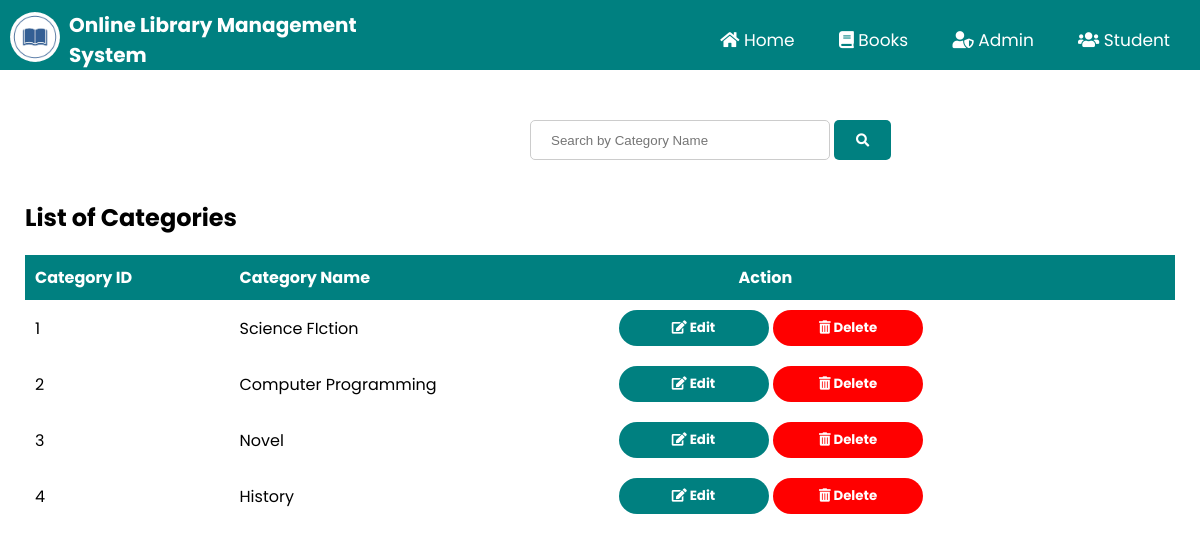
Before: /php/manage_categories.php with the older database file.
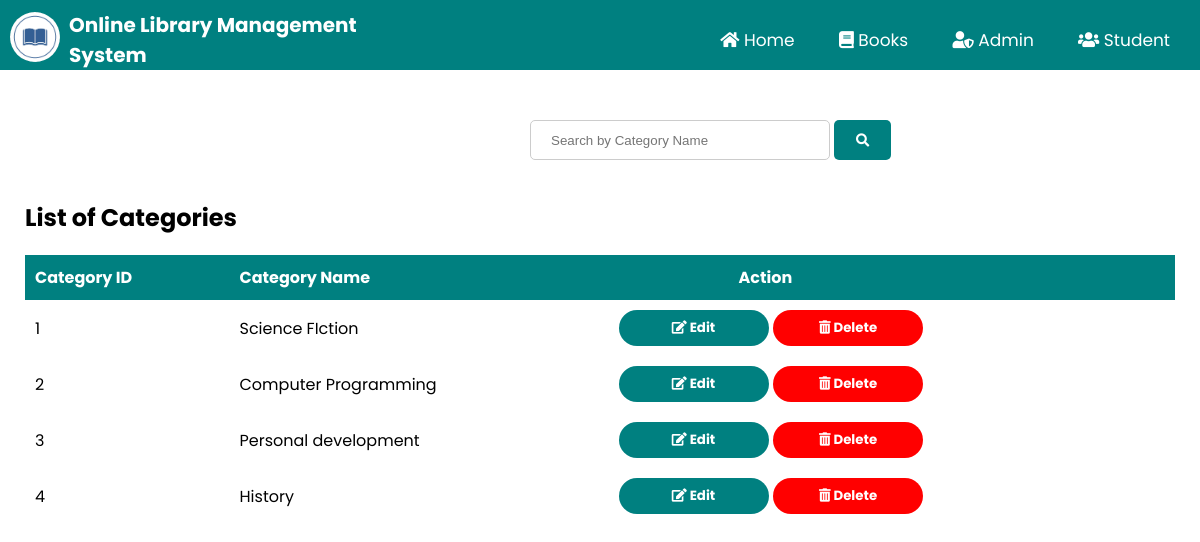
After: the same page with the newer database file.
### tables this page shows
CREATE TABLE `category` (
  `categoryid` int(111) NOT NULL,
  `categoryname` varchar(111) NOT NULL
);

### php/manage_categories.php (the view, shortened to what this page needs)
<?php
	include "connection.php";
    include "admin_navbar.php";
?>
<!DOCTYPE html>
<html lang="en">
<head>
    <link rel="stylesheet" href="https://cdnjs.cloudflare.com/ajax/libs/font-awesome/5.15.2/css/all.min.css" />
    <link rel="stylesheet" href="../css/style.css">
</head>
<body>
    <div class="search-bar admin-search">
        <form action="" method='post'>
            <input type="search" name='search' placeholder='Search by Category Name' required>
            <button type='submit' name='submit'><i class="fas fa-search"></i></button>
        </form>
    </div>
    <div class="request-table">
        <div class="request-container">
            <h2 class="request-title student-info-title">List of Categories</h2>
            <?php
		if(isset($_POST['submit']))
		{
			$q=mysqli_query($db,"SELECT * FROM category where categoryname like '%$_POST[search]%'; ");
			if(mysqli_num_rows($q)==0)
			{
				echo "Sorry! No Categories found. Try searching again";
			}
			else
			{
				echo "<table class='rtable authortable'>";
                echo "<tr style='background-color: teal;'>";
                echo "<th>"; echo "Category ID"; echo "</th>";
                echo "<th>"; echo "Category Name"; echo "</th>";
                echo "<th>"; echo "Action"; echo "</th>";
                echo "</tr>";
                while($row=mysqli_fetch_assoc($q))
                {
                    echo "<tr>";
                    echo "<td>"; echo $row['categoryid']; echo "</td>";
                    echo "<td>"; echo $row['categoryname']; echo "</td>";
                    echo "<td>";?><a href="edit_category.php?ed=<?php echo $row['categoryid'];?>"><button style="font-weight:bold;" type="submit" name="submit1" class="btn btn-default actionbtn"><i class="fas fa-edit"></i> Edit
			        </button>
                    </a>
                    <a href="delete_category.php?del=<?php echo $row['categoryid'];?>"><button onclick="del()" style="font-weight:bold;" type="submit" name="submit1" class="delbtn" ><i class="fas fa-trash-alt"></i> Delete
                        </button>
                    </a>
			        <?php
			        echo "</td>";
                    echo "</tr>";
                }
                echo "</table>";
		    }
		}
		else
		{
			$res=mysqli_query($db,"SELECT * FROM category; ");
            echo "<table class='rtable authortable'>";
                echo "<tr style='background-color: teal;'>";
                echo "<th>"; echo "Category ID"; echo "</th>";
                echo "<th>"; echo "Category Name"; echo "</th>";
                echo "<th>"; echo "Action"; echo "</th>";
                echo "</tr>";
            while($row=mysqli_fetch_assoc($res))
            {
                echo "<tr>";
                echo "<td>"; echo $row['categoryid']; echo "</td>";
                echo "<td>"; echo $row['categoryname']; echo "</td>";
                echo "<td>";?><a href="edit_category.php?ed=<?php echo $row['categoryid'];?>"><button style="font-weight:bold;" type="submit" name="submit1" class="btn btn-default actionbtn"><i class="fas fa-edit"></i> Edit
                </button>
                </a>
                <a href="delete_category.php?del=<?php echo $row['categoryid'];?>"><button onclick="del()" style="font-weight:bold;" type="submit" name="submit1" class="delbtn"><i class="fas fa-trash-alt"></i> Delete
                </button></a>
                <?php
                echo "</td>";
                echo "</tr>";
            }
            echo "</table>";
            }
        ?>
        </div>
    </div>
</body>
</html>

Changed rows visible on the page:
changed category id 3: categoryname "Novel" → "Personal development"
